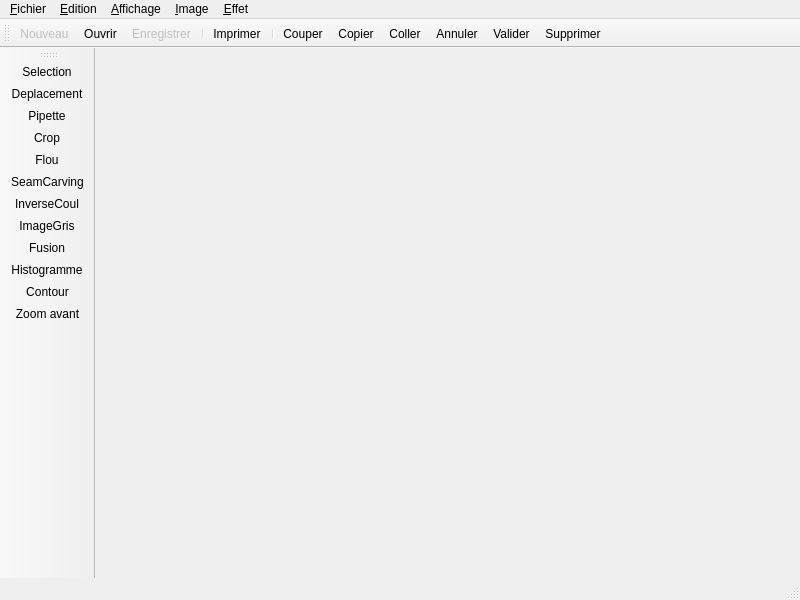
<?xml version="1.0" encoding="UTF-8"?>
<ui version="4.0">
 <class>MainWindow</class>
 <widget class="QMainWindow" name="MainWindow">
  <property name="geometry">
   <rect>
    <x>0</x>
    <y>0</y>
    <width>800</width>
    <height>600</height>
   </rect>
  </property>
  <property name="windowTitle">
   <string>MainWindow</string>
  </property>
  <widget class="QWidget" name="centralwidget"/>
  <widget class="QMenuBar" name="menubar">
   <property name="geometry">
    <rect>
     <x>0</x>
     <y>0</y>
     <width>800</width>
     <height>21</height>
    </rect>
   </property>
   <widget class="QMenu" name="menuTest">
    <property name="title">
     <string>&amp;Fichier</string>
    </property>
    <addaction name="action_Nouveau"/>
    <addaction name="action_Ouvrir"/>
    <addaction name="action_Fermer"/>
    <addaction name="separator"/>
    <addaction name="action_Enregistrer"/>
    <addaction name="action_Enregistrer_sous"/>
    <addaction name="separator"/>
    <addaction name="action_Imprimer"/>
    <addaction name="separator"/>
    <addaction name="actionExit"/>
   </widget>
   <widget class="QMenu" name="menu_Edition">
    <property name="title">
     <string>&amp;Edition</string>
    </property>
    <addaction name="action_Annuler"/>
    <addaction name="separator"/>
    <addaction name="action_Couper"/>
    <addaction name="action_Copier"/>
    <addaction name="action_Coller"/>
    <addaction name="separator"/>
   </widget>
   <widget class="QMenu" name="menu_Affichage">
    <property name="title">
     <string>&amp;Affichage</string>
    </property>
    <addaction name="actionZoom_avant"/>
    <addaction name="action_Zoom_arriere"/>
   </widget>
   <widget class="QMenu" name="menu_Image">
    <property name="title">
     <string>&amp;Image</string>
    </property>
    <addaction name="actionRecadrer"/>
    <addaction name="separator"/>
    <addaction name="actionRotation_180"/>
    <addaction name="actionRotation_90_Horaire"/>
    <addaction name="action_Rotation_90_antihoraire"/>
   </widget>
   <widget class="QMenu" name="menu_Effet">
    <property name="title">
     <string>&amp;Effet</string>
    </property>
    <widget class="QMenu" name="menu_Flou">
     <property name="title">
      <string>&amp;Flou</string>
     </property>
     <addaction name="action_Flou_gaussien"/>
     <addaction name="action_Flou_moyenneur"/>
     <addaction name="separator"/>
    </widget>
    <widget class="QMenu" name="menu_Datetction_de_contours">
     <property name="title">
      <string>&amp;Detection de contours</string>
     </property>
     <addaction name="action_Flou_Sobel"/>
     <addaction name="actionFiltre_Sobel"/>
     <addaction name="actionFiltre_Scharr"/>
     <addaction name="separator"/>
    </widget>
    <addaction name="menu_Flou"/>
    <addaction name="menu_Datetction_de_contours"/>
    <addaction name="actionEtalement"/>
    <addaction name="actionEgalisation"/>
    <addaction name="actionRehaussement"/>
   </widget>
   <addaction name="menuTest"/>
   <addaction name="menu_Edition"/>
   <addaction name="menu_Affichage"/>
   <addaction name="menu_Image"/>
   <addaction name="menu_Effet"/>
  </widget>
  <widget class="QStatusBar" name="statusbar"/>
  <widget class="QToolBar" name="toolBar">
   <property name="windowTitle">
    <string>toolBar</string>
   </property>
   <attribute name="toolBarArea">
    <enum>TopToolBarArea</enum>
   </attribute>
   <attribute name="toolBarBreak">
    <bool>false</bool>
   </attribute>
   <addaction name="action_Nouveau"/>
   <addaction name="action_Ouvrir"/>
   <addaction name="action_Enregistrer"/>
   <addaction name="separator"/>
   <addaction name="action_Imprimer"/>
   <addaction name="separator"/>
   <addaction name="action_Couper"/>
   <addaction name="action_Copier"/>
   <addaction name="action_Coller"/>
   <addaction name="action_Annuler"/>
   <addaction name="actionValider"/>
   <addaction name="actionSupprimer"/>
  </widget>
  <widget class="QToolBar" name="toolBar_2">
   <property name="windowTitle">
    <string>toolBar_2</string>
   </property>
   <attribute name="toolBarArea">
    <enum>LeftToolBarArea</enum>
   </attribute>
   <attribute name="toolBarBreak">
    <bool>false</bool>
   </attribute>
   <addaction name="action_Selection"/>
   <addaction name="actionDeplacement"/>
   <addaction name="actionPipette"/>
   <addaction name="actionCrop"/>
   <addaction name="actionFlou"/>
   <addaction name="actionSeamCarving"/>
   <addaction name="actionInverseCoul"/>
   <addaction name="actionImageGris"/>
   <addaction name="actionFusion_2"/>
   <addaction name="actionHistogramme_2"/>
   <addaction name="actionContour"/>
   <addaction name="actionZoom_avant"/>
  </widget>
  <action name="action_Nouveau">
   <property name="enabled">
    <bool>false</bool>
   </property>
   <property name="icon">
    <iconset resource="res.qrc">
     <normaloff>:/Edition/Menu Edition/new file.png</normaloff>:/Edition/Menu Edition/new file.png</iconset>
   </property>
   <property name="text">
    <string>&amp;Nouveau</string>
   </property>
   <property name="shortcut">
    <string>Ctrl+N</string>
   </property>
  </action>
  <action name="action_Ouvrir">
   <property name="icon">
    <iconset resource="res.qrc">
     <normaloff>:/Edition/Menu Edition/Open.png</normaloff>:/Edition/Menu Edition/Open.png</iconset>
   </property>
   <property name="text">
    <string>&amp;Ouvrir</string>
   </property>
   <property name="shortcut">
    <string>Ctrl+O</string>
   </property>
  </action>
  <action name="action_Fermer">
   <property name="enabled">
    <bool>false</bool>
   </property>
   <property name="icon">
    <iconset resource="res.qrc">
     <normaloff>:/Edition/Menu Edition/Close file.png</normaloff>:/Edition/Menu Edition/Close file.png</iconset>
   </property>
   <property name="text">
    <string>&amp;Fermer</string>
   </property>
   <property name="shortcut">
    <string>Ctrl+W</string>
   </property>
  </action>
  <action name="action_Enregistrer">
   <property name="enabled">
    <bool>false</bool>
   </property>
   <property name="icon">
    <iconset resource="res.qrc">
     <normaloff>:/Edition/Menu Edition/Save.png</normaloff>:/Edition/Menu Edition/Save.png</iconset>
   </property>
   <property name="text">
    <string>&amp;Enregistrer</string>
   </property>
   <property name="shortcut">
    <string>Ctrl+S</string>
   </property>
  </action>
  <action name="action_Enregistrer_sous">
   <property name="enabled">
    <bool>false</bool>
   </property>
   <property name="icon">
    <iconset resource="res.qrc">
     <normaloff>:/Edition/Menu Edition/Save as.png</normaloff>:/Edition/Menu Edition/Save as.png</iconset>
   </property>
   <property name="text">
    <string>&amp;Enregistrer sous</string>
   </property>
   <property name="shortcut">
    <string>Ctrl+Shift+S</string>
   </property>
  </action>
  <action name="action_Imprimer">
   <property name="enabled">
    <bool>true</bool>
   </property>
   <property name="icon">
    <iconset resource="res.qrc">
     <normaloff>:/Edition/Menu Edition/Print.png</normaloff>:/Edition/Menu Edition/Print.png</iconset>
   </property>
   <property name="text">
    <string>&amp;Imprimer</string>
   </property>
   <property name="shortcut">
    <string>Ctrl+P</string>
   </property>
  </action>
  <action name="actionExit">
   <property name="text">
    <string>Exit</string>
   </property>
  </action>
  <action name="action_Annuler">
   <property name="icon">
    <iconset resource="res.qrc">
     <normaloff>:/File/Menu File/Undo.png</normaloff>:/File/Menu File/Undo.png</iconset>
   </property>
   <property name="text">
    <string>&amp;Annuler</string>
   </property>
   <property name="shortcut">
    <string>Ctrl+Z</string>
   </property>
  </action>
  <action name="action_Couper">
   <property name="enabled">
    <bool>true</bool>
   </property>
   <property name="icon">
    <iconset resource="res.qrc">
     <normaloff>:/File/Menu File/couper.png</normaloff>:/File/Menu File/couper.png</iconset>
   </property>
   <property name="text">
    <string>&amp;Couper</string>
   </property>
   <property name="shortcut">
    <string>Ctrl+X</string>
   </property>
  </action>
  <action name="action_Copier">
   <property name="enabled">
    <bool>true</bool>
   </property>
   <property name="icon">
    <iconset resource="res.qrc">
     <normaloff>:/File/Menu File/copier.png</normaloff>:/File/Menu File/copier.png</iconset>
   </property>
   <property name="text">
    <string>&amp;Copier</string>
   </property>
   <property name="shortcut">
    <string>Ctrl+C</string>
   </property>
  </action>
  <action name="action_Coller">
   <property name="enabled">
    <bool>true</bool>
   </property>
   <property name="icon">
    <iconset resource="res.qrc">
     <normaloff>:/File/Menu File/Paste.png</normaloff>:/File/Menu File/Paste.png</iconset>
   </property>
   <property name="text">
    <string>&amp;Coller</string>
   </property>
   <property name="shortcut">
    <string>Ctrl+V</string>
   </property>
  </action>
  <action name="actionZoom_avant">
   <property name="icon">
    <iconset resource="res.qrc">
     <normaloff>:/Affichage/Menu Afichage/Zoom avant.png</normaloff>:/Affichage/Menu Afichage/Zoom avant.png</iconset>
   </property>
   <property name="text">
    <string>Zoom avant</string>
   </property>
   <property name="shortcut">
    <string>Ctrl++</string>
   </property>
  </action>
  <action name="action_Zoom_arriere">
   <property name="icon">
    <iconset resource="res.qrc">
     <normaloff>:/Affichage/Menu Afichage/Zoom arriere.png</normaloff>:/Affichage/Menu Afichage/Zoom arriere.png</iconset>
   </property>
   <property name="text">
    <string>&amp;Zoom arrière</string>
   </property>
   <property name="shortcut">
    <string>Ctrl+-</string>
   </property>
  </action>
  <action name="actionRotation_90_Horaire">
   <property name="icon">
    <iconset resource="res.qrc">
     <normaloff>:/Image/Menu Image/Rotation clock.png</normaloff>:/Image/Menu Image/Rotation clock.png</iconset>
   </property>
   <property name="text">
    <string>Rotation 90° Horaire</string>
   </property>
  </action>
  <action name="action_Rotation_90_antihoraire">
   <property name="icon">
    <iconset resource="res.qrc">
     <normaloff>:/Image/Menu Image/Rotation otherclock.png</normaloff>:/Image/Menu Image/Rotation otherclock.png</iconset>
   </property>
   <property name="text">
    <string>&amp;Rotation 90° antihoraire</string>
   </property>
  </action>
  <action name="actionRotation_180">
   <property name="icon">
    <iconset resource="res.qrc">
     <normaloff>:/Image/Menu Image/Rotation 180.png</normaloff>:/Image/Menu Image/Rotation 180.png</iconset>
   </property>
   <property name="text">
    <string>Rotation 180°</string>
   </property>
  </action>
  <action name="action_Flou_gaussien">
   <property name="text">
    <string>&amp;Flou gaussien </string>
   </property>
  </action>
  <action name="action_Flou_moyenneur">
   <property name="text">
    <string>&amp;Flou moyenneur</string>
   </property>
  </action>
  <action name="action_Personnalis_flou">
   <property name="text">
    <string>&amp;Personnalisé...</string>
   </property>
  </action>
  <action name="action_Flou_Sobel">
   <property name="text">
    <string>&amp;Flou Prewitt</string>
   </property>
  </action>
  <action name="action_Flou_Roberts">
   <property name="text">
    <string>&amp;Flou Roberts</string>
   </property>
  </action>
  <action name="action_Personnalis_Detec">
   <property name="text">
    <string>&amp;Personnalisé...</string>
   </property>
  </action>
  <action name="actionFusion">
   <property name="checkable">
    <bool>true</bool>
   </property>
   <property name="checked">
    <bool>true</bool>
   </property>
   <property name="text">
    <string>Fusion</string>
   </property>
  </action>
  <action name="actionBarre_d_outil">
   <property name="checkable">
    <bool>true</bool>
   </property>
   <property name="text">
    <string>Barre d'outil</string>
   </property>
  </action>
  <action name="actionBarre_de_menu">
   <property name="checkable">
    <bool>true</bool>
   </property>
   <property name="text">
    <string>Barre de menu</string>
   </property>
  </action>
  <action name="actionCouleurs">
   <property name="checkable">
    <bool>true</bool>
   </property>
   <property name="text">
    <string>Couleurs</string>
   </property>
  </action>
  <action name="actionHistogramme">
   <property name="checkable">
    <bool>true</bool>
   </property>
   <property name="text">
    <string>Histogramme</string>
   </property>
  </action>
  <action name="action_Taille_filtre">
   <property name="text">
    <string>&amp;Taille filtre</string>
   </property>
  </action>
  <action name="action_Selection">
   <property name="icon">
    <iconset resource="res.qrc">
     <normaloff>:/Barre outil/Tool bar/Selection.png</normaloff>:/Barre outil/Tool bar/Selection.png</iconset>
   </property>
   <property name="text">
    <string>&amp;Selection</string>
   </property>
  </action>
  <action name="actionDeplacement">
   <property name="icon">
    <iconset resource="res.qrc">
     <normaloff>:/Barre outil/Tool bar/Deplacement.png</normaloff>:/Barre outil/Tool bar/Deplacement.png</iconset>
   </property>
   <property name="text">
    <string>Deplacement</string>
   </property>
  </action>
  <action name="actionCrop">
   <property name="icon">
    <iconset resource="res.qrc">
     <normaloff>:/Barre outil/Tool bar/Crop.png</normaloff>:/Barre outil/Tool bar/Crop.png</iconset>
   </property>
   <property name="text">
    <string>Crop</string>
   </property>
  </action>
  <action name="actionFlou">
   <property name="icon">
    <iconset resource="res.qrc">
     <normaloff>:/Barre outil/Tool bar/Flou.png</normaloff>:/Barre outil/Tool bar/Flou.png</iconset>
   </property>
   <property name="text">
    <string>Flou</string>
   </property>
  </action>
  <action name="actionSeamCarving">
   <property name="icon">
    <iconset resource="res.qrc">
     <normaloff>:/Barre outil/Tool bar/Seamcarving.png</normaloff>:/Barre outil/Tool bar/Seamcarving.png</iconset>
   </property>
   <property name="text">
    <string>SeamCarving</string>
   </property>
  </action>
  <action name="actionPipette">
   <property name="enabled">
    <bool>true</bool>
   </property>
   <property name="icon">
    <iconset resource="res.qrc">
     <normaloff>:/group1/pipette-icon.png</normaloff>:/group1/pipette-icon.png</iconset>
   </property>
   <property name="text">
    <string>Pipette</string>
   </property>
  </action>
  <action name="actionInverseCoul">
   <property name="icon">
    <iconset resource="res.qrc">
     <normaloff>:/Barre outil/Tool bar/negatif.png</normaloff>:/Barre outil/Tool bar/negatif.png</iconset>
   </property>
   <property name="text">
    <string>InverseCoul</string>
   </property>
  </action>
  <action name="actionImageGris">
   <property name="icon">
    <iconset resource="res.qrc">
     <normaloff>:/Barre outil/Tool bar/imagegris.png</normaloff>:/Barre outil/Tool bar/imagegris.png</iconset>
   </property>
   <property name="text">
    <string>ImageGris</string>
   </property>
  </action>
  <action name="actionFusion_2">
   <property name="icon">
    <iconset resource="res.qrc">
     <normaloff>:/Barre outil/Tool bar/Fusion.png</normaloff>:/Barre outil/Tool bar/Fusion.png</iconset>
   </property>
   <property name="text">
    <string>Fusion</string>
   </property>
  </action>
  <action name="actionRecadrer">
   <property name="text">
    <string>Recadrer</string>
   </property>
  </action>
  <action name="actionValider">
   <property name="icon">
    <iconset resource="res.qrc">
     <normaloff>:/Barre outil/Tool bar/valider.png</normaloff>:/Barre outil/Tool bar/valider.png</iconset>
   </property>
   <property name="text">
    <string>Valider</string>
   </property>
  </action>
  <action name="actionHistogramme_2">
   <property name="icon">
    <iconset resource="res.qrc">
     <normaloff>:/Barre outil/Tool bar/Histogramme.png</normaloff>:/Barre outil/Tool bar/Histogramme.png</iconset>
   </property>
   <property name="text">
    <string>Histogramme</string>
   </property>
  </action>
  <action name="actionSupprimer">
   <property name="icon">
    <iconset resource="res.qrc">
     <normaloff>:/Barre outil/Tool bar/Supprimer.png</normaloff>:/Barre outil/Tool bar/Supprimer.png</iconset>
   </property>
   <property name="text">
    <string>Supprimer</string>
   </property>
  </action>
  <action name="actionContour">
   <property name="icon">
    <iconset resource="res.qrc">
     <normaloff>:/Barre outil/Tool bar/Contour.png</normaloff>:/Barre outil/Tool bar/Contour.png</iconset>
   </property>
   <property name="text">
    <string>Contour</string>
   </property>
  </action>
  <action name="actionRehaussement">
   <property name="text">
    <string>Rehaussement </string>
   </property>
  </action>
  <action name="actionEtalement">
   <property name="text">
    <string>Etalement</string>
   </property>
  </action>
  <action name="actionEgalisation">
   <property name="text">
    <string>Egalisation</string>
   </property>
  </action>
  <action name="actionFiltre_Scharr">
   <property name="text">
    <string>Filtre Scharr</string>
   </property>
  </action>
  <action name="actionFiltre_Sobel">
   <property name="text">
    <string>Filtre Sobel</string>
   </property>
  </action>
 </widget>
 <resources>
  <include location="res.qrc"/>
 </resources>
 <connections/>
</ui>
